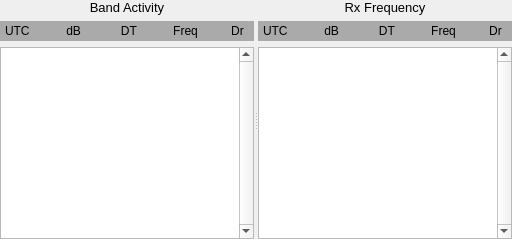
     <widget class="QSplitter" name="decodes_splitter">
      <property name="orientation">
       <enum>Qt::Horizontal</enum>
      </property>
      <widget class="QWidget" name="layoutWidget">
       <layout class="QVBoxLayout" name="verticalLayout_3">
        <item>
         <widget class="QLabel" name="lh_decodes_title_label">
          <property name="maximumSize">
           <size>
            <width>500</width>
            <height>16777215</height>
           </size>
          </property>
          <property name="font">
           <font>
            <pointsize>10</pointsize>
            <bold>false</bold>
           </font>
          </property>
          <property name="text">
           <string>Band Activity</string>
          </property>
          <property name="alignment">
           <set>Qt::AlignCenter</set>
          </property>
         </widget>
        </item>
        <item>
         <widget class="QLabel" name="lh_decodes_headings_label">
          <property name="minimumSize">
           <size>
            <width>200</width>
            <height>20</height>
           </size>
          </property>
          <property name="maximumSize">
           <size>
            <width>16777215</width>
            <height>20</height>
           </size>
          </property>
          <property name="palette">
           <palette>
            <active>
             <colorrole role="Base">
              <brush brushstyle="SolidPattern">
               <color alpha="255">
                <red>252</red>
                <green>252</green>
                <blue>252</blue>
               </color>
              </brush>
             </colorrole>
             <colorrole role="Window">
              <brush brushstyle="SolidPattern">
               <color alpha="255">
                <red>170</red>
                <green>170</green>
                <blue>170</blue>
               </color>
              </brush>
             </colorrole>
            </active>
            <inactive>
             <colorrole role="Base">
              <brush brushstyle="SolidPattern">
               <color alpha="255">
                <red>252</red>
                <green>252</green>
                <blue>252</blue>
               </color>
              </brush>
             </colorrole>
             <colorrole role="Window">
              <brush brushstyle="SolidPattern">
               <color alpha="255">
                <red>170</red>
                <green>170</green>
                <blue>170</blue>
               </color>
              </brush>
             </colorrole>
            </inactive>
            <disabled>
             <colorrole role="Base">
              <brush brushstyle="SolidPattern">
               <color alpha="255">
                <red>170</red>
                <green>170</green>
                <blue>170</blue>
               </color>
              </brush>
             </colorrole>
             <colorrole role="Window">
              <brush brushstyle="SolidPattern">
               <color alpha="255">
                <red>170</red>
                <green>170</green>
                <blue>170</blue>
               </color>
              </brush>
             </colorrole>
            </disabled>
           </palette>
          </property>
          <property name="autoFillBackground">
           <bool>true</bool>
          </property>
          <property name="text">
           <string>UTC           dB            DT           Freq          Dr </string>
          </property>
          <property name="textFormat">
           <enum>Qt::PlainText</enum>
          </property>
          <property name="indent">
           <number>5</number>
          </property>
         </widget>
        </item>
        <item>
         <widget class="DisplayText" name="decodedTextBrowser">
          <property name="frameShape">
           <enum>QFrame::StyledPanel</enum>
          </property>
          <property name="verticalScrollBarPolicy">
           <enum>Qt::ScrollBarAlwaysOn</enum>
          </property>
          <property name="horizontalScrollBarPolicy">
           <enum>Qt::ScrollBarAsNeeded</enum>
          </property>
          <property name="cursorWidth">
           <number>0</number>
          </property>
          <property name="textInteractionFlags">
           <set>Qt::TextSelectableByKeyboard|Qt::TextSelectableByMouse</set>
          </property>
         </widget>
        </item>
       </layout>
      </widget>
      <widget class="QWidget" name="rh_decodes_widget" native="true">
       <layout class="QVBoxLayout" name="verticalLayout_9">
        <property name="leftMargin">
         <number>0</number>
        </property>
        <property name="topMargin">
         <number>0</number>
        </property>
        <property name="rightMargin">
         <number>0</number>
        </property>
        <property name="bottomMargin">
         <number>0</number>
        </property>
        <item>
         <widget class="QLabel" name="rh_decodes_title_label">
          <property name="font">
           <font>
            <pointsize>10</pointsize>
            <bold>false</bold>
           </font>
          </property>
          <property name="text">
           <string>Rx Frequency</string>
          </property>
          <property name="alignment">
           <set>Qt::AlignCenter</set>
          </property>
         </widget>
        </item>
        <item>
         <widget class="QLabel" name="rh_decodes_headings_label">
          <property name="minimumSize">
           <size>
            <width>200</width>
            <height>20</height>
           </size>
          </property>
          <property name="maximumSize">
           <size>
            <width>16777215</width>
            <height>20</height>
           </size>
          </property>
          <property name="palette">
           <palette>
            <active>
             <colorrole role="Base">
              <brush brushstyle="SolidPattern">
               <color alpha="255">
                <red>252</red>
                <green>252</green>
                <blue>252</blue>
               </color>
              </brush>
             </colorrole>
             <colorrole role="Window">
              <brush brushstyle="SolidPattern">
               <color alpha="255">
                <red>170</red>
                <green>170</green>
                <blue>170</blue>
               </color>
              </brush>
             </colorrole>
            </active>
            <inactive>
             <colorrole role="Base">
              <brush brushstyle="SolidPattern">
               <color alpha="255">
                <red>252</red>
                <green>252</green>
                <blue>252</blue>
               </color>
              </brush>
             </colorrole>
             <colorrole role="Window">
              <brush brushstyle="SolidPattern">
               <color alpha="255">
                <red>170</red>
                <green>170</green>
                <blue>170</blue>
               </color>
              </brush>
             </colorrole>
            </inactive>
            <disabled>
             <colorrole role="Base">
              <brush brushstyle="SolidPattern">
               <color alpha="255">
                <red>170</red>
                <green>170</green>
                <blue>170</blue>
               </color>
              </brush>
             </colorrole>
             <colorrole role="Window">
              <brush brushstyle="SolidPattern">
               <color alpha="255">
                <red>170</red>
                <green>170</green>
                <blue>170</blue>
               </color>
              </brush>
             </colorrole>
            </disabled>
           </palette>
          </property>
          <property name="autoFillBackground">
           <bool>true</bool>
          </property>
          <property name="text">
           <string>UTC           dB            DT           Freq          Dr </string>
          </property>
          <property name="textFormat">
           <enum>Qt::PlainText</enum>
          </property>
          <property name="indent">
           <number>5</number>
          </property>
         </widget>
        </item>
        <item>
         <widget class="DisplayText" name="decodedTextBrowser2">
          <property name="enabled">
           <bool>true</bool>
          </property>
          <property name="verticalScrollBarPolicy">
           <enum>Qt::ScrollBarAlwaysOn</enum>
          </property>
          <property name="cursorWidth">
           <number>0</number>
          </property>
          <property name="textInteractionFlags">
           <set>Qt::TextSelectableByKeyboard|Qt::TextSelectableByMouse</set>
          </property>
         </widget>
        </item>
       </layout>
      </widget>
     </widget>
